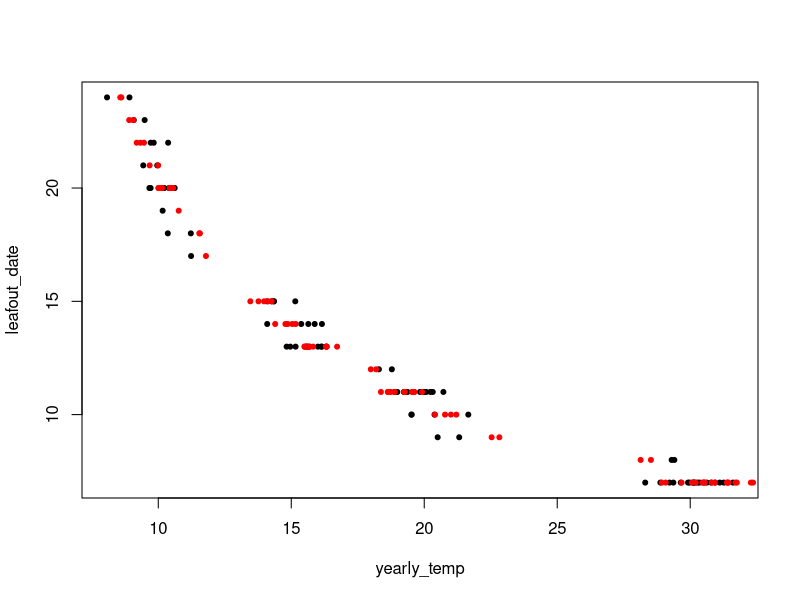
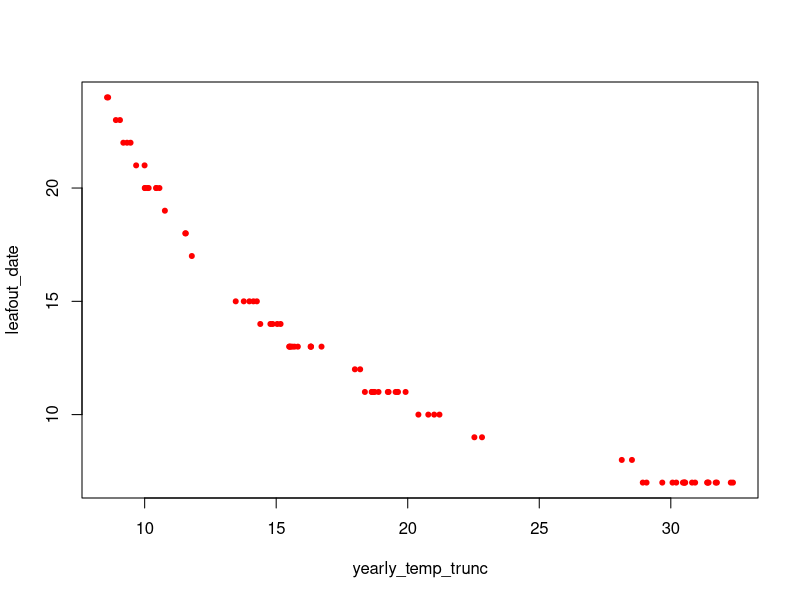
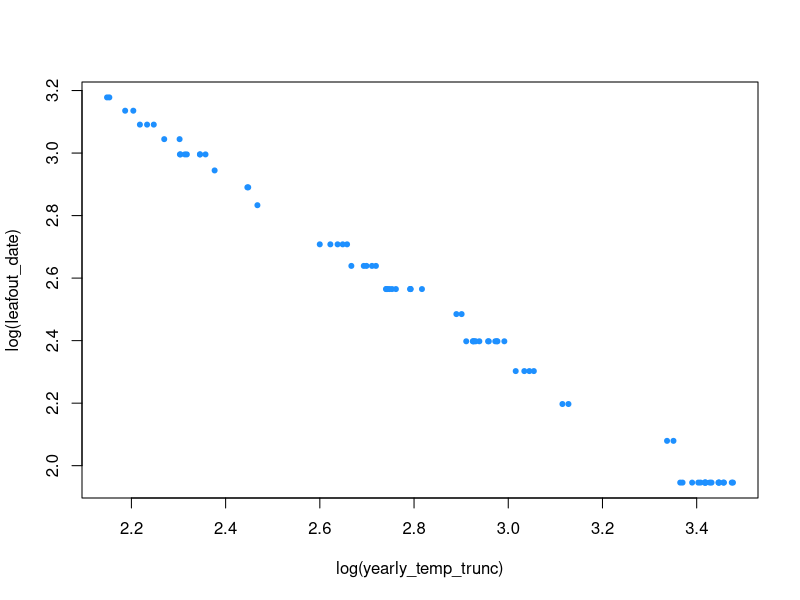
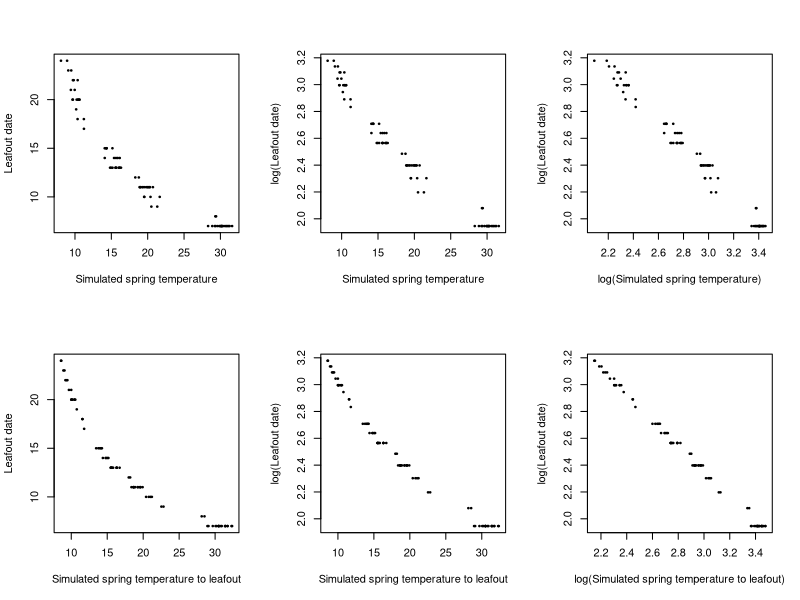

Write the R code that produced these figures, in order.
## Started 18 December 2019 ##
## Code by Jonathan Auerbach (and Andrew Gelman some) ##
## All comments by Lizzie ##

## Quick simulation of the declining sensitivities problem ##

# First, build up some simulated climate and leafout (after 200 GDD) data
yearly_expected_temp <- c(rep(0,20), rep(5,20), rep(10,20)) # create holder for three sets of temps, 20 per set (note, these are bigger than we have done -- we have done 1 to 7 degrees, this does 0, 5 and 10 degrees)

# Or, do 4 sets ... (Lizzie added this next line)
yearly_expected_temp <- c(rep(0,20), rep(5,20), rep(10,20), rep(20, 20)) 
daily_temp <- sapply(yearly_expected_temp, function(x) rnorm(30, 10 + x, 4)) # now make some simple daily temps
# daily_temp <- sapply(yearly_expected_temp, function(x) rnorm(30, 10 + x, (4+x))) # Lizzie added
leafout_date <- sapply(1:ncol(daily_temp), function(x) min(which(cumsum(daily_temp[,x]) > 200))) # set leafout date as whenever 200 GDD is reached
yearly_temp <- colMeans(daily_temp) # estimate the mean temp of each simulated dataset

yearly_temp_trunc <- sapply(1:ncol(daily_temp), function(x) mean(daily_temp[1:leafout_date[x], x])) # estimate the mean temp of each simulated dataset only until leafout 

plot(yearly_temp, leafout_date, pch=20)
points(yearly_temp_trunc, leafout_date, pch=20, col = "red")

plot(yearly_temp_trunc, leafout_date, pch=20, col = "red")

# Lizzie added all of the below
cexhere <- 0.5
setwd("~/Documents/git/projects/treegarden/decsens/analyses")
plot(log(yearly_temp_trunc), log(leafout_date), pch=20, col = "dodgerblue") 
pdf(file.path("figures/simslogging.pdf"), width = 9, height = 5)
par(mfrow=c(2,3))
plot(yearly_temp, leafout_date, pch=20, xlab="Simulated spring temperature",
    ylab="Leafout date", main="", cex=cexhere)
plot(yearly_temp, log(leafout_date), pch=20, xlab="Simulated spring temperature",
    ylab="log(Leafout date)", main="", cex=cexhere)
plot(log(yearly_temp), log(leafout_date), pch=20, xlab="log(Simulated spring temperature)",
     ylab="log(Leafout date)", main="", cex=cexhere)
plot(yearly_temp_trunc, leafout_date, pch=20, xlab="Simulated spring temperature to leafout",
     ylab="Leafout date", main="", cex=cexhere)
plot(yearly_temp_trunc, log(leafout_date), pch=20, xlab="Simulated spring temperature to leafout",
     ylab="log(Leafout date)", main="", cex=cexhere)
plot(log(yearly_temp_trunc), log(leafout_date), pch=20, xlab="log(Simulated spring temperature to leafout)",
     ylab="log(Leafout date)", main="", cex=cexhere)
dev.off()
